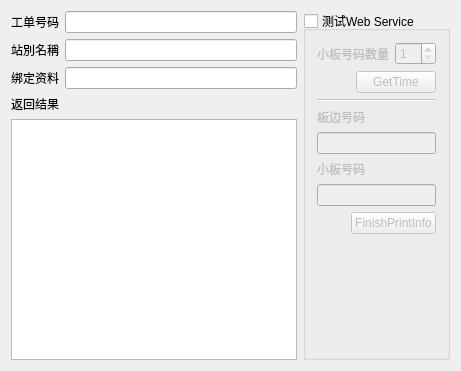
<?xml version="1.0" encoding="UTF-8"?>
<ui version="4.0">
 <class>SfcWin</class>
 <widget class="QWidget" name="SfcWin">
  <property name="geometry">
   <rect>
    <x>0</x>
    <y>0</y>
    <width>461</width>
    <height>371</height>
   </rect>
  </property>
  <property name="windowTitle">
   <string>SFC窗口</string>
  </property>
  <layout class="QGridLayout" name="gridLayout_2">
   <item row="1" column="1">
    <widget class="QLineEdit" name="lineEdit_5"/>
   </item>
   <item row="4" column="0" colspan="2">
    <widget class="QTextEdit" name="textEdit">
     <property name="readOnly">
      <bool>true</bool>
     </property>
    </widget>
   </item>
   <item row="1" column="0">
    <widget class="QLabel" name="label_8">
     <property name="text">
      <string>站別名稱</string>
     </property>
    </widget>
   </item>
   <item row="0" column="1">
    <widget class="QLineEdit" name="lineEdit"/>
   </item>
   <item row="3" column="0">
    <widget class="QLabel" name="label_2">
     <property name="text">
      <string>返回结果</string>
     </property>
    </widget>
   </item>
   <item row="0" column="0">
    <widget class="QLabel" name="label">
     <property name="text">
      <string>工单号码</string>
     </property>
    </widget>
   </item>
   <item row="0" column="2" rowspan="5">
    <widget class="QGroupBox" name="groupBox">
     <property name="title">
      <string>测试Web Service</string>
     </property>
     <property name="checkable">
      <bool>true</bool>
     </property>
     <property name="checked">
      <bool>false</bool>
     </property>
     <layout class="QGridLayout" name="gridLayout" rowstretch="0,0,0,0,0,0,0,0,0,0,1">
      <item row="6" column="0" colspan="3">
       <widget class="QLineEdit" name="lineEdit_3">
        <property name="enabled">
         <bool>false</bool>
        </property>
       </widget>
      </item>
      <item row="2" column="0" colspan="3">
       <widget class="Line" name="line">
        <property name="orientation">
         <enum>Qt::Horizontal</enum>
        </property>
       </widget>
      </item>
      <item row="5" column="0">
       <widget class="QLabel" name="label_5">
        <property name="enabled">
         <bool>false</bool>
        </property>
        <property name="text">
         <string>小板号码</string>
        </property>
       </widget>
      </item>
      <item row="10" column="0">
       <widget class="QLabel" name="label_7"/>
      </item>
      <item row="0" column="0">
       <widget class="QLabel" name="label_3">
        <property name="enabled">
         <bool>false</bool>
        </property>
        <property name="text">
         <string>小板号码数量</string>
        </property>
       </widget>
      </item>
      <item row="9" column="0" colspan="3" alignment="Qt::AlignRight">
       <widget class="QPushButton" name="pushButton_2">
        <property name="text">
         <string>FinishPrintInfo</string>
        </property>
       </widget>
      </item>
      <item row="1" column="0" colspan="3" alignment="Qt::AlignRight">
       <widget class="QPushButton" name="pushButton">
        <property name="text">
         <string>GetTime</string>
        </property>
       </widget>
      </item>
      <item row="0" column="1" colspan="2">
       <widget class="QSpinBox" name="spinBox">
        <property name="enabled">
         <bool>false</bool>
        </property>
        <property name="minimum">
         <number>1</number>
        </property>
       </widget>
      </item>
      <item row="4" column="0" colspan="3">
       <widget class="QLineEdit" name="lineEdit_2">
        <property name="enabled">
         <bool>false</bool>
        </property>
       </widget>
      </item>
      <item row="3" column="0">
       <widget class="QLabel" name="label_4">
        <property name="enabled">
         <bool>false</bool>
        </property>
        <property name="text">
         <string>板边号码</string>
        </property>
       </widget>
      </item>
     </layout>
    </widget>
   </item>
   <item row="2" column="0">
    <widget class="QLabel" name="label_6">
     <property name="text">
      <string>绑定资料</string>
     </property>
    </widget>
   </item>
   <item row="2" column="1">
    <widget class="QLineEdit" name="lineEdit_4"/>
   </item>
  </layout>
 </widget>
 <layoutdefault spacing="6" margin="11"/>
 <resources/>
 <connections/>
</ui>
